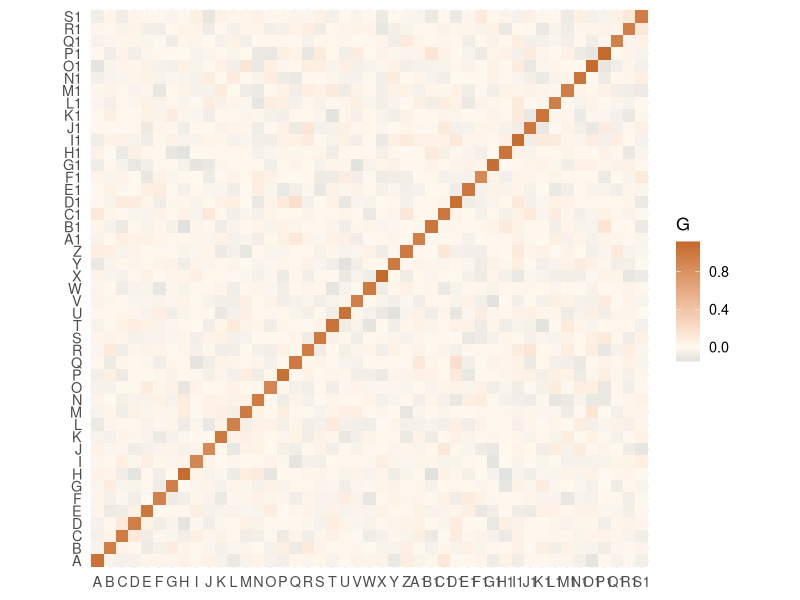
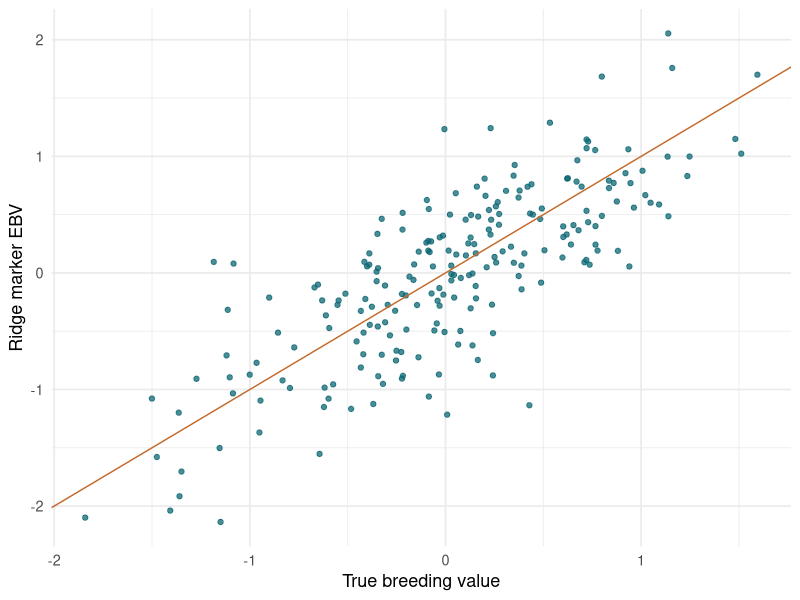
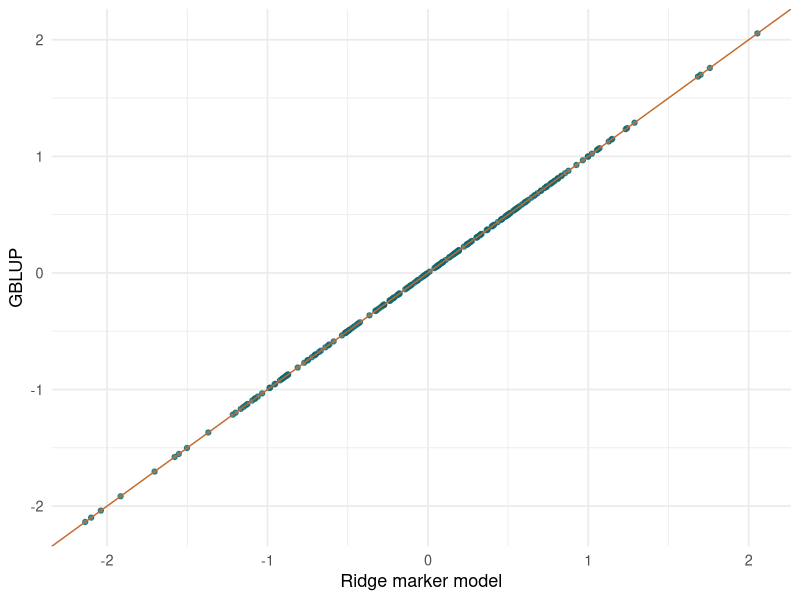
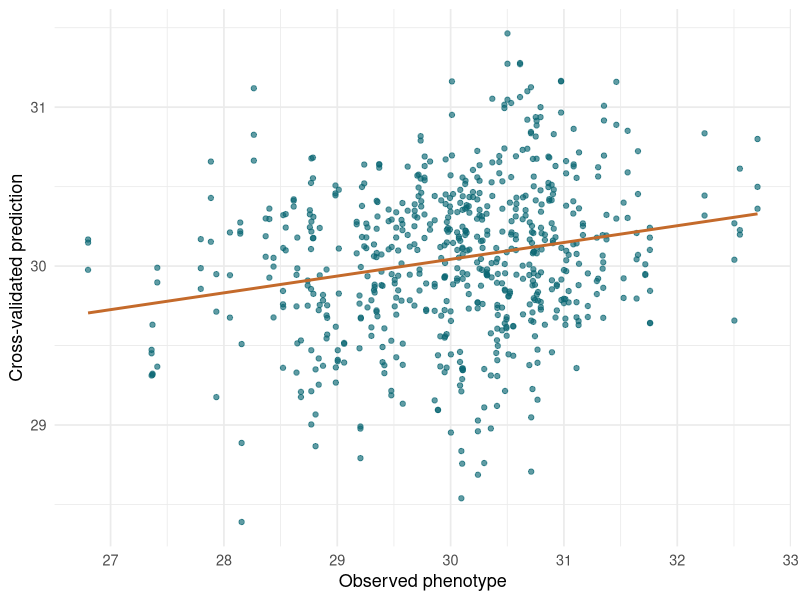

Write R code to recreate these figures, in order.
## ---- chunk 1
#| include: false
library(ggplot2)
library(knitr)

theme_set(theme_minimal(base_size = 13))
## ---- chunk 2
simulate_wheat_like <- function(n = 220, m = 450, n_qtl = 35, h2 = 0.45, seed = 2026) {
  set.seed(seed)
  p <- runif(m, min = 0.05, max = 0.50)
  M <- sapply(p, function(marker_p) rbinom(n, size = 2, prob = marker_p))
  colnames(M) <- paste0("marker_", seq_len(m))

  qtl <- sample(seq_len(m), size = n_qtl)
  a <- rep(0, m)
  a[qtl] <- rnorm(n_qtl, mean = 0, sd = 0.22)

  Mc <- sweep(M, 2, 2 * p, "-")
  g <- as.numeric(Mc %*% a)
  e_sd <- sqrt(var(g) * (1 - h2) / h2)
  y <- 30 + g + rnorm(n, sd = e_sd)

  list(y = y, M = M, p = p, g = g, source = "simulated wheat-style data")
}

dat <- simulate_wheat_like()
y <- dat$y
M <- dat$M
p <- colMeans(M) / 2
Mc <- sweep(M, MARGIN = 2, STATS = 2 * p, FUN = "-")

kable(
  data.frame(
    source = dat$source,
    animals = nrow(M),
    markers = ncol(M),
    phenotype_mean = mean(y),
    phenotype_sd = sd(y)
  ),
  digits = 3
)
## ---- chunk 3
MMdash <- Mc %*% t(Mc)
G <- MMdash / mean(diag(MMdash))

g_subset <- as.data.frame(as.table(G[1:45, 1:45]))
names(g_subset) <- c("animal_1", "animal_2", "relationship")

ggplot(g_subset, aes(animal_1, animal_2, fill = relationship)) +
  geom_tile() +
  scale_fill_gradient2(low = "#245c73", mid = "#fff8ef", high = "#c46a2b") +
  coord_equal() +
  labs(x = NULL, y = NULL, fill = "G")
## ---- chunk 4
fit_marker_ridge <- function(y, Mc, lambda = 50) {
  y_mean <- mean(y)
  a_hat <- as.numeric(
    solve(crossprod(Mc) + diag(lambda, ncol(Mc)), crossprod(Mc, y - y_mean))
  )

  list(
    mean = y_mean,
    marker_effect = a_hat,
    gebv = as.numeric(Mc %*% a_hat)
  )
}

lambda <- 50
mod_rr <- fit_marker_ridge(y, Mc, lambda = lambda)
a_rr <- mod_rr$marker_effect
g_rr <- mod_rr$gebv

kable(
  data.frame(
    lambda = lambda,
    sd_marker_effects = sd(a_rr),
    sd_gebv = sd(g_rr),
    cor_true = cor(g_rr, dat$g)
  ),
  digits = 3
)
## ---- chunk 5
ggplot(data.frame(true = dat$g, ridge = g_rr), aes(true, ridge)) +
  geom_point(alpha = 0.75, color = "#0c6773") +
  geom_abline(slope = 1, intercept = 0, color = "#c46a2b") +
  labs(x = "True breeding value", y = "Ridge marker EBV")
## ---- chunk 6
lambda_g <- lambda / mean(diag(MMdash))
y_centered <- y - mean(y)

g_gblup <- as.numeric(
  G %*% solve(G + diag(lambda_g, nrow(G)), y_centered)
)

equivalence <- data.frame(
  marker_model = g_rr,
  gblup = g_gblup
)

kable(
  data.frame(
    correlation = cor(equivalence$marker_model, equivalence$gblup),
    maximum_absolute_difference = max(abs(equivalence$marker_model - equivalence$gblup))
  ),
  digits = 6
)
## ---- chunk 7
ggplot(equivalence, aes(marker_model, gblup)) +
  geom_point(alpha = 0.75, color = "#0c6773") +
  geom_abline(slope = 1, intercept = 0, color = "#c46a2b") +
  labs(x = "Ridge marker model", y = "GBLUP")
## ---- chunk 8
cCV <- function(y, folds = 5, reps = 1, seed = NULL) {
  if (!is.vector(y)) stop("y must be a vector")
  if (folds < 2) stop("'folds' must be larger than one")

  if (is.null(seed)) {
    seed <- as.integer((as.double(Sys.time()) * 1000 + Sys.getpid()) %% 2^31)
  }

  set.seed(seed)
  observed <- which(!is.na(y))
  cv_pheno <- vector("list", folds * reps)
  count <- 0

  for (rep in seq_len(reps)) {
    fold_id <- sample(rep(seq_len(folds), length.out = length(observed)))

    for (fold in seq_len(folds)) {
      count <- count + 1
      y_temp <- y
      y_temp[observed[fold_id == fold]] <- NA
      cv_pheno[[count]] <- y_temp
    }
  }

  cv_pheno
}

predict_masked_ridge <- function(y_masked, Mc, lambda = 50) {
  training <- !is.na(y_masked)
  validation <- is.na(y_masked)

  fit <- fit_marker_ridge(y_masked[training], Mc[training, , drop = FALSE], lambda = lambda)
  prediction <- rep(NA_real_, length(y_masked))
  prediction[validation] <- fit$mean + as.numeric(Mc[validation, , drop = FALSE] %*% fit$marker_effect)
  prediction
}

cvs <- cCV(y, folds = 5, reps = 3, seed = 2026)

preds <- lapply(cvs, function(y_masked) {
  prediction <- predict_masked_ridge(y_masked, Mc, lambda = lambda)
  validation <- is.na(y_masked)
  data.frame(pred = prediction[validation], y = y[validation])
})

cv_out <- do.call(rbind, preds)

kable(
  data.frame(
    prediction_accuracy = cor(cv_out$pred, cv_out$y),
    bias_slope = coef(lm(pred ~ y, data = cv_out))[2]
  ),
  digits = 3
)
## ---- chunk 9
ggplot(cv_out, aes(y, pred)) +
  geom_point(alpha = 0.65, color = "#0c6773") +
  geom_smooth(method = "lm", se = FALSE, color = "#c46a2b") +
  labs(x = "Observed phenotype", y = "Cross-validated prediction")
